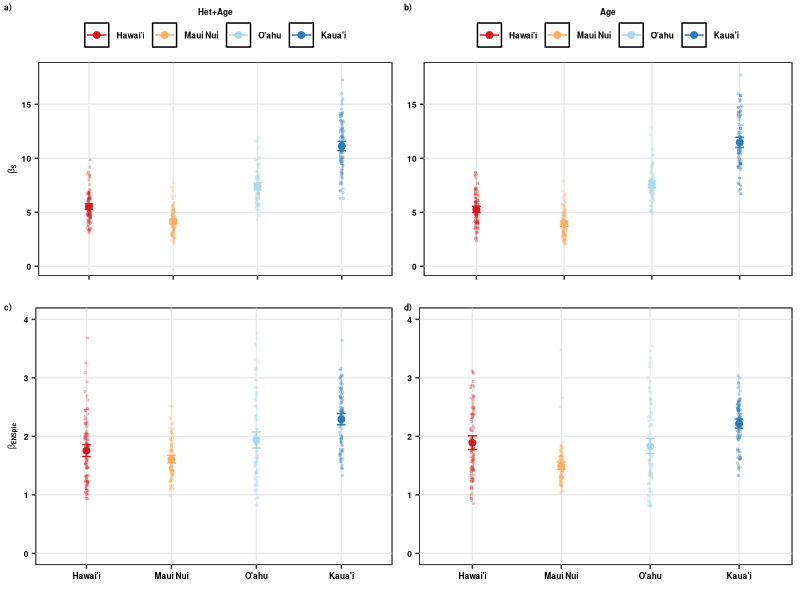

Recreate this plot in R.
###############
# Beta ENSpie #
###############
# All natives #
# 7 plots #####
###############

require(dplyr)
require(ggplot2)
require(grid)
require(reshape2)
require(rms)

#############
# Data  #####
#############

Beta_2<-read.csv("Cleaned_Data/Scen2_Natives_7plots_BetaPIE.csv",sep=",",header=T)

Beta_3<-read.csv("Cleaned_Data/Scen3_Natives_7plots_BetaPIE.csv",sep=",",header=T)

#################
# Beta ENS_PIE  #
#################

## Scenario 2

Beta_22<-filter(Beta_2, index=="beta_S_PIE")

Beta_22<-dplyr::summarize(dplyr::group_by(Beta_22, geo_entity2, Iteration),beta_ENS_PIE=mean(value))

Beta_22$geo_entity2<-as.character(Beta_22$geo_entity2)
Beta_22$geo_entity2<-ifelse(Beta_22$geo_entity2=="Hawai'i Island","Hawai'i",Beta_22$geo_entity2)
Beta_22$geo_entity2<-ifelse(Beta_22$geo_entity2=="Kaua'i Island","Kaua'i",Beta_22$geo_entity2)
Beta_22$geo_entity2<-ifelse(Beta_22$geo_entity2=="O'ahu Island","O'ahu",Beta_22$geo_entity2)
Beta_22$geo_entity2<-as.factor(Beta_22$geo_entity2)

Beta_22$geo_entity2<-as.factor(Beta_22$geo_entity2)
Beta_22$geo_entity2<-factor(Beta_22$geo_entity2,levels=c("Hawai'i","Maui Nui","O'ahu","Kaua'i"))

Beta_2s<- Beta_22 %>%
  group_by(geo_entity2) %>%
  do(data.frame(rbind(smean.cl.boot(.$beta_ENS_PIE, B=1000))))

colnames(Beta_2s)[2]<-"beta_ENS_PIE"
colnames(Beta_2s)[3]<-"l.QD"
colnames(Beta_2s)[4]<-"h.QD"

Beta_2s$geo_entity2<-as.factor(Beta_2s$geo_entity2)
Beta_2s$geo_entity2<-factor(Beta_2s$geo_entity2,levels=c("Hawai'i","Maui Nui","O'ahu","Kaua'i"))

Beta_Scen2<-ggplot(data=Beta_22, aes(x=geo_entity2,y=beta_ENS_PIE,group=geo_entity2,color=geo_entity2))+
  geom_point(data=Beta_22, aes(x=geo_entity2,y=beta_ENS_PIE,group=geo_entity2,color=geo_entity2),
             position = position_jitter(w = 0.02, h = 0),size=0.5,alpha=0.2)+
  
  geom_point(data=Beta_2s, aes(x=geo_entity2,y=beta_ENS_PIE,group=geo_entity2, colour=geo_entity2),size=2)+
  geom_errorbar(data=Beta_2s,aes(ymin=l.QD,ymax=h.QD),width=0.1)+
  scale_y_continuous(limits=c(0,4),breaks=c(0,1,2,3,4))+
  #scale_color_d3(palette="category20c")+
  scale_colour_manual(values=c("#d7191c","#fdae61","#abd9e9","#2c7bb6"))+
  labs(x="",y=expression(bold(beta["ENSpie"])))+
  guides(colour=guide_legend(title="Het+Age",title.position = "top"))+
  theme_bw()+theme(axis.title.x=element_text(colour="black",face="bold",size=6),
                   axis.title.y=element_text(colour="black",face="bold",size=6),
                   axis.text.x=element_text(colour=c("black"),face="bold",size=6),
                   axis.text.y=element_text(colour=c("black"),face="bold",size=6),
                   legend.text=element_text(colour=c("black"),face="bold",size=6),
                   legend.title = element_text(colour=c("black"),face="bold",size=6),
                   legend.title.align = 0.5,
                   legend.position=c("none"),
                   legend.margin =margin(t=0, r=0, b=0, l=0, unit="cm"),
                   panel.background =element_rect(fill="transparent",colour="black"),panel.grid.minor=element_blank())

write.csv(Beta_2s,"Cleaned_Data/Summary_Beta_ENS_PIE_Scen2_7plots.csv",row.names=F)

## Scenario 3

Beta_33<-filter(Beta_3, index=="beta_S_PIE")

Beta_33<-dplyr::summarize(dplyr::group_by(Beta_33, geo_entity2, Iteration),beta_ENS_PIE=mean(value))

Beta_33$geo_entity2<-as.character(Beta_33$geo_entity2)
Beta_33$geo_entity2<-ifelse(Beta_33$geo_entity2=="Hawai'i Island","Hawai'i",Beta_33$geo_entity2)
Beta_33$geo_entity2<-ifelse(Beta_33$geo_entity2=="Kaua'i Island","Kaua'i",Beta_33$geo_entity2)
Beta_33$geo_entity2<-ifelse(Beta_33$geo_entity2=="O'ahu Island","O'ahu",Beta_33$geo_entity2)
Beta_33$geo_entity2<-as.factor(Beta_33$geo_entity2)


Beta_33$geo_entity2<-as.factor(Beta_33$geo_entity2)
Beta_33$geo_entity2<-factor(Beta_33$geo_entity2,levels=c("Hawai'i","Maui Nui","O'ahu","Kaua'i"))

Beta_3s<- Beta_33 %>%
  group_by(geo_entity2) %>%
  do(data.frame(rbind(smean.cl.boot(.$beta_ENS_PIE, B=1000))))

colnames(Beta_3s)[2]<-"beta_ENS_PIE"
colnames(Beta_3s)[3]<-"l.QD"
colnames(Beta_3s)[4]<-"h.QD"

Beta_3s$geo_entity2<-as.factor(Beta_3s$geo_entity2)
Beta_3s$geo_entity2<-factor(Beta_3s$geo_entity2,levels=c("Hawai'i","Maui Nui","O'ahu","Kaua'i"))

Beta_Scen3<-ggplot(data=Beta_33, aes(x=geo_entity2,y=beta_ENS_PIE,group=geo_entity2,color=geo_entity2))+
  geom_point(data=Beta_33, aes(x=geo_entity2,y=beta_ENS_PIE,group=geo_entity2,color=geo_entity2),
             position = position_jitter(w = 0.02, h = 0),size=0.5,alpha=0.2)+
  
  geom_point(data=Beta_3s, aes(x=geo_entity2,y=beta_ENS_PIE,group=geo_entity2, colour=geo_entity2),size=2)+
  geom_errorbar(data=Beta_3s,aes(ymin=l.QD,ymax=h.QD),width=0.1)+
  scale_y_continuous(limits=c(0,4),breaks=c(0,1,2,3,4))+
  #scale_color_d3(palette="category20c")+
  scale_colour_manual(values=c("#d7191c","#fdae61","#abd9e9","#2c7bb6"))+
  labs(x="",y=expression(bold(beta["ENSpie"])))+
  guides(colour=guide_legend(title="Age",title.position = "top"))+
  theme_bw()+theme(axis.title.x=element_text(colour="black",face="bold",size=6),
                   axis.title.y=element_blank(),
                   axis.text.x=element_text(colour=c("black"),face="bold",size=6),
                   axis.text.y=element_text(colour=c("black"),face="bold",size=6),
                   legend.text=element_text(colour=c("black"),face="bold",size=6),
                   legend.title = element_text(colour=c("black"),face="bold",size=6),
                   legend.title.align = 0.5,
                   legend.position=c("none"),
                   legend.margin =margin(t=0, r=0, b=0, l=0, unit="cm"),
                   panel.background =element_rect(fill="transparent",colour="black"),panel.grid.minor=element_blank())

write.csv(Beta_3s,"Cleaned_Data/Summary_Beta_ENS_PIE_Scen3_7plots.csv",row.names=F)

#############
# Beta S ####
#############


## Scenario 2

Beta_222<-filter(Beta_2, index=="beta_S")
Beta_222<-dplyr::summarize(dplyr::group_by(Beta_222, geo_entity2, Iteration),beta_S=mean(value))

Beta_222$geo_entity2<-as.character(Beta_222$geo_entity2)
Beta_222$geo_entity2<-ifelse(Beta_222$geo_entity2=="Hawai'i Island","Hawai'i",Beta_222$geo_entity2)
Beta_222$geo_entity2<-ifelse(Beta_222$geo_entity2=="Kaua'i Island","Kaua'i",Beta_222$geo_entity2)
Beta_222$geo_entity2<-ifelse(Beta_222$geo_entity2=="O'ahu Island","O'ahu",Beta_222$geo_entity2)
Beta_222$geo_entity2<-as.factor(Beta_222$geo_entity2)


Beta_222$geo_entity2<-as.factor(Beta_222$geo_entity2)
Beta_222$geo_entity2<-factor(Beta_222$geo_entity2,levels=c("Hawai'i","Maui Nui","O'ahu","Kaua'i"))


Beta_2ss<- Beta_222 %>%
  group_by(geo_entity2) %>%
  do(data.frame(rbind(smean.cl.boot(.$beta_S, B=1000))))

colnames(Beta_2ss)[2]<-"beta_S"
colnames(Beta_2ss)[3]<-"l.QD"
colnames(Beta_2ss)[4]<-"h.QD"

Beta_2ss$geo_entity2<-as.factor(Beta_2ss$geo_entity2)
Beta_2ss$geo_entity2<-factor(Beta_2ss$geo_entity2,levels=c("Hawai'i","Maui Nui","O'ahu","Kaua'i"))


Beta_Scen2s<-ggplot(data=Beta_222, aes(x=geo_entity2,y=beta_S,group=geo_entity2,color=geo_entity2))+
  geom_point(data=Beta_222, aes(x=geo_entity2,y=beta_S,group=geo_entity2,color=geo_entity2),
             position = position_jitter(w = 0.02, h = 0),size=0.5,alpha=0.2)+
  
  geom_point(data=Beta_2ss, aes(x=geo_entity2,y=beta_S,group=geo_entity2, colour=geo_entity2),size=2)+
  geom_errorbar(data=Beta_2ss,aes(ymin=l.QD,ymax=h.QD),width=0.1)+
  scale_y_continuous(limits=c(0,18),breaks=c(0,5,10,15))+
  # scale_color_d3(palette="category20c")+
  scale_colour_manual(values=c("#d7191c","#fdae61","#abd9e9","#2c7bb6"))+
  labs(x="",y=expression(bold(beta["S"])))+
  guides(colour=guide_legend(title="Het+Age",title.position = "top"))+
  theme_bw()+theme(axis.title.x=element_text(colour="black",face="bold",size=6),
                   axis.title.y=element_text(colour="black",face="bold",size=6),
                   axis.text.x=element_blank(),
                   axis.text.y=element_text(colour=c("black"),face="bold",size=6),
                   legend.text=element_text(colour=c("black"),face="bold",size=6),
                   legend.title = element_text(colour=c("black"),face="bold",size=6),
                   legend.title.align = 0.5,
                   legend.position=c("top"),
                   legend.margin =margin(t=0, r=0, b=0, l=0, unit="cm"),
                   panel.background =element_rect(fill="transparent",colour="black"),panel.grid.minor=element_blank())

write.csv(Beta_2ss,"Cleaned_Data/Summary_Beta_S_Scen2_7plots.csv",row.names=F)

## Scenario 3

Beta_333<-filter(Beta_3, index=="beta_S")
Beta_333<-dplyr::summarize(dplyr::group_by(Beta_333, geo_entity2, Iteration),beta_S=mean(value))

Beta_333$geo_entity2<-as.character(Beta_333$geo_entity2)
Beta_333$geo_entity2<-ifelse(Beta_333$geo_entity2=="Hawai'i Island","Hawai'i",Beta_333$geo_entity2)
Beta_333$geo_entity2<-ifelse(Beta_333$geo_entity2=="Kaua'i Island","Kaua'i",Beta_333$geo_entity2)
Beta_333$geo_entity2<-ifelse(Beta_333$geo_entity2=="O'ahu Island","O'ahu",Beta_333$geo_entity2)
Beta_333$geo_entity2<-as.factor(Beta_333$geo_entity2)

Beta_333$geo_entity2<-as.factor(Beta_333$geo_entity2)
Beta_333$geo_entity2<-factor(Beta_333$geo_entity2,levels=c("Hawai'i","Maui Nui","O'ahu","Kaua'i"))

Beta_3ss<- Beta_333 %>%
  group_by(geo_entity2) %>%
  do(data.frame(rbind(smean.cl.boot(.$beta_S, B=1000))))

colnames(Beta_3ss)[2]<-"beta_S"
colnames(Beta_3ss)[3]<-"l.QD"
colnames(Beta_3ss)[4]<-"h.QD"

Beta_3ss$geo_entity2<-as.factor(Beta_3ss$geo_entity2)
Beta_3ss$geo_entity2<-factor(Beta_3ss$geo_entity2,levels=c("Hawai'i","Maui Nui","O'ahu","Kaua'i"))

Beta_Scen3s<-ggplot(data=Beta_333, aes(x=geo_entity2,y=beta_S,group=geo_entity2,color=geo_entity2))+
  geom_point(data=Beta_333, aes(x=geo_entity2,y=beta_S,group=geo_entity2,color=geo_entity2),
             position = position_jitter(w = 0.02, h = 0),size=0.5,alpha=0.2)+
  
  geom_point(data=Beta_3ss, aes(x=geo_entity2,y=beta_S,group=geo_entity2, colour=geo_entity2),size=2)+
  geom_errorbar(data=Beta_3ss,aes(ymin=l.QD,ymax=h.QD),width=0.1)+
  scale_y_continuous(limits=c(0,18),breaks=c(0,5,10,15))+
  #scale_color_d3(palette="category20c")+
  scale_colour_manual(values=c("#d7191c","#fdae61","#abd9e9","#2c7bb6"))+
  labs(x="",y=expression(bold(beta["S"])))+
  guides(colour=guide_legend(title="Age",title.position = "top"))+
  theme_bw()+theme(axis.title.x=element_text(colour="black",face="bold",size=6),
                   axis.title.y=element_blank(),
                   axis.text.x=element_blank(),
                   axis.text.y=element_text(colour=c("black"),face="bold",size=6),
                   legend.text=element_text(colour=c("black"),face="bold",size=6),
                   legend.title = element_text(colour=c("black"),face="bold",size=6),
                   legend.title.align = 0.5,
                   legend.position=c("top"),
                   legend.margin =margin(t=0, r=0, b=0, l=0, unit="cm"),
                   panel.background =element_rect(fill="transparent",colour="black"),panel.grid.minor=element_blank())

write.csv(Beta_3ss,"Cleaned_Data/Summary_Beta_S_Scen3_7plots.csv",row.names=F)

###################
# merge figures  #
##################

require(cowplot)

togg2<-plot_grid(Beta_Scen2s, Beta_Scen3s, Beta_Scen2, Beta_Scen3,
                 labels=c("a)","b)","c)","d)"),label_size = 6,
                 ncol=2)

png(filename="Figures/Fig5_Beta_ENSpie_S_natives_7plots.png", 
    units="in", 
    width=8, 
    height=6, 
    pointsize=2, 
    res=400)

togg2

dev.off()
